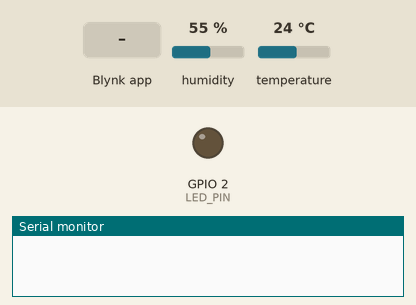
The sketch below on a simulated ESP32. Parts: output pins drawn as LEDs (lit = HIGH), the last lines printed to the serial monitor. The test bench sets the inputs (shaded band); at power-on: humidity 55 %, temperature 24 °C. WiFi joins after 1.5 s; servers stay silent unless stated.

Above: at 3.0 s.
3.1 s: Blynk app writes 1 to V2
At 4.1 s:
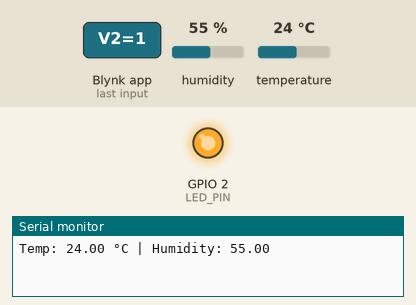
4.6 s: Blynk app writes 0 to V2
At 5.3 s:
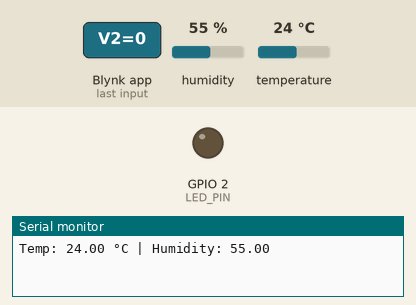
6.1 s: Blynk app writes 200 to V2
At 6.4 s:
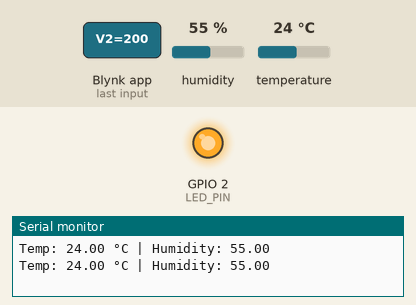
Timing chart, 0 to 9.1 s (numbered marks = the images above; inputs shaded):
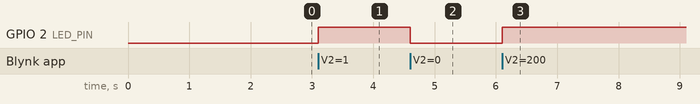

Measured:
- after the input at 3.1 s, GPIO 2 (LED_PIN): LOW → HIGH at once
- after the input at 4.6 s, GPIO 2 (LED_PIN): HIGH → LOW at once
- after the input at 6.1 s, GPIO 2 (LED_PIN): LOW → HIGH at once

The sketch:

Blynk_with_DHT11_and_LED_control.ino
```cpp
#define BLYNK_TEMPLATE_ID "TMPL6gWs2ltWJ"
#define BLYNK_TEMPLATE_NAME "Home"
#define BLYNK_AUTH_TOKEN "zOzEAmNmbvUz537JoPY3_0f20aMINiFo"

#define BLYNK_PRINT Serial

#include <WiFi.h>
#include <WiFiClient.h>
#include <BlynkSimpleEsp32.h>
#include <DHT.h>

// WiFi
char ssid[] = "Me";
char pass[] = "mehedi113";

// LED pin
#define LED_PIN 2   // GPIO 2 (change if needed)

// DHT setup
#define DHTPIN 4
#define DHTTYPE DHT11
DHT dht(DHTPIN, DHTTYPE);

// Timer
BlynkTimer timer;

// 🔘 LED control from Blynk (V2)
BLYNK_WRITE(V2) {
  int value = param.asInt();   // 0 or 1
  digitalWrite(LED_PIN, value);
}

// 🌡️ Send DHT data to Blynk
void sendDHTData() {
  float humidity = dht.readHumidity();
  float temperature = dht.readTemperature();

  if (isnan(humidity) || isnan(temperature)) {
    Serial.println("DHT read failed!");
    return;
  }

  Serial.print("Temp: ");
  Serial.print(temperature);
  Serial.print(" °C | Humidity: ");
  Serial.println(humidity);

  // Send to Blynk
  Blynk.virtualWrite(V0, temperature);
  Blynk.virtualWrite(V1, humidity);
}

void setup() {
  Serial.begin(9600);

  pinMode(LED_PIN, OUTPUT);
  digitalWrite(LED_PIN, LOW);

  dht.begin();

  Blynk.begin(BLYNK_AUTH_TOKEN, ssid, pass);

  // Read DHT every 2 seconds
  timer.setInterval(2000L, sendDHTData);
}

void loop() {
  Blynk.run();
  timer.run();
}
```
